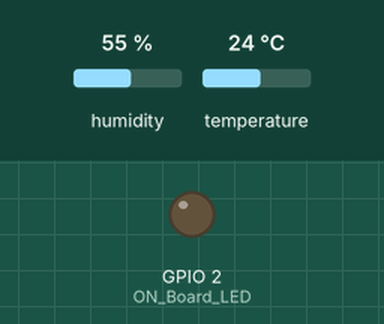
Simulated run of this sketch. Board: ESP8266 (NodeMCU). Parts: output pins drawn as LEDs (lit = HIGH). Inputs (shaded band) come from the test bench; at power-on: humidity 55 %, temperature 24 °C. WiFi joins after 1.5 s; servers stay silent unless stated; network time is answered at once with the bench clock; the local clock reads 2024-03-15 10:24:30 at power-on unless the sketch sets it; what the sketch prints to the serial monitor is not drawn.

Above: at 0.0 s.
At 2.3 s:
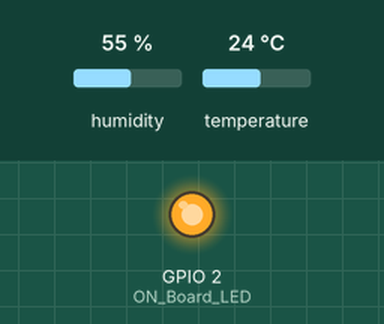
Timing chart, 0 to 3.8 s (numbered marks = the images above):
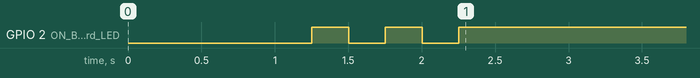

The sketch:

firebase_timestamp.ino
```cpp
//---------------------------------------------------------------------------------Send DHT11 Sensor Data with Time from the internet to the Firebase Relatime Database
#include <ESP8266WiFi.h>
#include <FirebaseArduino.h>
#include <ArduinoJson.h>
#include <ESP8266HTTPClient.h>
#include "DHT.h"
#include <NTPClient.h>
#include <WiFiUdp.h>

#define FIREBASE_HOST "" //--> URL address of your Firebase Realtime Database.
#define FIREBASE_AUTH "" //--> Your firebase database secret code.

#define ON_Board_LED 2  //--> Defining an On Board LED, used for indicators when the process of connecting to a wifi router

#define DHTTYPE DHT11 //--> Defines the type of DHT sensor used (DHT11, DHT21, and DHT22), in this project the sensor used is DHT11.

//----------------------------------------SSID and Password of your WiFi router.
const char* ssid = ""; //--> Your wifi name or SSID.
const char* password = ""; //--> Your wifi password.
//----------------------------------------

const int DHTPin = 5; //--> The pin used for the DHT11 sensor is Pin D1 = GPIO5
DHT dht(DHTPin, DHTTYPE); //--> Initialize DHT sensor, DHT dht(Pin_used, Type_of_DHT_Sensor);

//----------------------------------------Adjust the UTC
// You need to adjust the UTC offset for your timezone in milliseconds.
// See the UTC time offset list here : https://en.wikipedia.org/wiki/List_of_UTC_time_offsets
// Here are some examples for different timezones :
// > For UTC -5.00 : -5 * 60 * 60 : -18000
// > For UTC +1.00 : 1 * 60 * 60 : 3600
// > For UTC +0.00 : 0 * 60 * 60 : 0

// This is my UTC adjustment calculation :
// > UTC in my area : UTC +07:00
// > UTC +07:00 -> 7 * 60 * 60 = 25200
// > UTC +09:00(한국) -> 9 * 60 * 60 = 32400
const long utcOffsetInSeconds = 32400;
//----------------------------------------

//----------------------------------------Define NTP Client to get time
WiFiUDP ntpUDP;
NTPClient timeClient(ntpUDP, "pool.ntp.org", utcOffsetInSeconds);
//----------------------------------------

String DBnm = "DHT11SensorDatawithTime";
String TD = "Temperature";
String HD = "Humidity";

int count = 0;

void setup() {
  // put your setup code here, to run once:
  Serial.begin(115200);
  delay(500);

  dht.begin();  //--> Start reading DHT11 sensors
  delay(500);

  WiFi.begin(ssid, password); //--> Connect to your WiFi router
  Serial.println("");

  pinMode(ON_Board_LED,OUTPUT); //--> On Board LED port Direction output
  digitalWrite(ON_Board_LED, HIGH); //--> Turn off Led On Board

  //----------------------------------------Wait for connection
  Serial.print("Connecting");
  while (WiFi.status() != WL_CONNECTED) {
    Serial.print(".");
    //----------------------------------------Make the On Board Flashing LED on the process of connecting to the wifi router.
    digitalWrite(ON_Board_LED, LOW);
    delay(250);
    digitalWrite(ON_Board_LED, HIGH);
    delay(250);
    //----------------------------------------
  }
  //----------------------------------------
  digitalWrite(ON_Board_LED, HIGH); //--> Turn off the On Board LED when it is connected to the wifi router.
  //----------------------------------------If successfully connected to the wifi router, the IP Address that will be visited is displayed in the serial monitor
  Serial.println("");
  Serial.print("Successfully connected to : ");
  Serial.println(ssid);
  Serial.print("IP address: ");
  Serial.println(WiFi.localIP());
  Serial.println();
  //----------------------------------------

  //----------------------------------------
  timeClient.begin();
  //----------------------------------------

  //----------------------------------------Firebase Realtime Database Configuration.
  Firebase.begin(FIREBASE_HOST, FIREBASE_AUTH);
  //----------------------------------------
}

void loop() {
  // put your main code here, to run repeatedly:

  //----------------------------------------Here sending data to the Firebase Realtime Database is limited to 5 times sending.
  // Remove this condition if you want to send data continuously.
  if (count < 5) {
    count++;

    //----------------------------------------Get time from the internet and format the display.
    // Without the conditions below, the time display will be like this: 1:1:1, 1:50:5
    // With the conditions below, the time display will be like this: 01:01:01, 01:50:05
    timeClient.update();
    String hr, mn, sc;
    if (timeClient.getHours() < 10) {
      hr = "0" + String(timeClient.getHours());
    }
    else {
      hr = String(timeClient.getHours());
    }

    if (timeClient.getMinutes() < 10) {
      mn = "0" + String(timeClient.getMinutes());
    }
    else {
      mn = String(timeClient.getMinutes());
    }

    if (timeClient.getSeconds() < 10) {
      sc = "0" + String(timeClient.getSeconds());
    }
    else {
      sc = String(timeClient.getSeconds());
    }

    String TimeNow = hr + ":" + mn + ":" + sc;
    Serial.print(TimeNow);
    //----------------------------------------ㄹ

    //----------------------------------------Reading Temperature and Humidity
    // Reading temperature or humidity takes about 250 milliseconds!
    // Sensor readings may also be up to 2 seconds 'old' (its a very slow sensor)
    int h = dht.readHumidity(); //--> Read humidity.
    float t = dht.readTemperature(); //--> Read temperature as Celsius (the default).
    // float tf = dht.readTemperature(true); //--> // Read temperature as Fahrenheit (isFahrenheit = true)

    // Check if any reads failed and exit early (to try again).
    if (isnan(h) || isnan(t)) {
      Serial.println(" Failed to load DHT sensor !");
      delay(1000);
      return;
    }
    //----------------------------------------

    Serial.print(F(", Humidity: "));
    Serial.print(h);
    Serial.print(F("%  Temperature: "));
    Serial.print(t);
    Serial.println(F("°C "));

    String strHum = String(h); //--> Convert Humidity value to String data type.
    String strTem = String(t); //--> Convert Temperature values to the String data type.

String DBnm = "DHT11SensorDatawithTime";
String TD = "Temperature";
String HD = "Humidity";

    //----------------------------------------Send Humidity data to the Firebase Realtime Database.
    String DBaddH = DBnm + "/" + TimeNow + "/" + HD; //--> Creating a Database path
    Firebase.setString(DBaddH,strHum); //--> Command or code for sending Humidity data in the form of a String data type to the Firebase Realtime Database.

    // Conditions for handling errors.
    if (Firebase.failed()) {
        Serial.print("setting Humidity failed :");
        Serial.println(Firebase.error());
        delay(500);
        return;
    }
    //----------------------------------------

    //----------------------------------------Send Temperature data to the Firebase Realtime Database.
    String DBaddT = DBnm + "/" + TimeNow + "/" + TD; //--> Creating a Database path
    Firebase.setString(DBaddT,strTem); //--> Command or code for sending Temperature data in the form of a String data type to the Firebase Realtime Database.

    // Conditions for handling errors.
    if (Firebase.failed()) {
        Serial.print("setting Temperature failed :");
        Serial.println(Firebase.error());
        delay(500);
        return;
    }
    //----------------------------------------

    Serial.println("Setting successful");
    Serial.println();

    delay(5000);
  }
  //----------------------------------------
}
```
